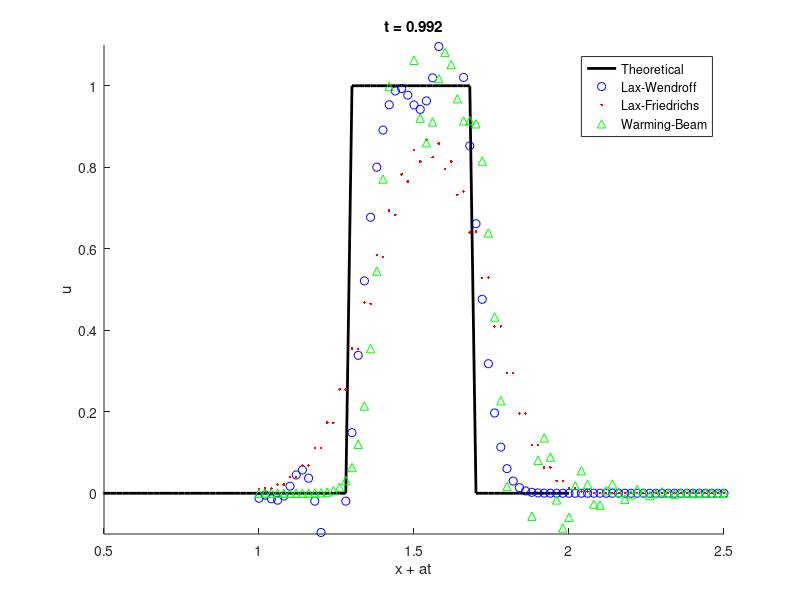

Here is the MATLAB script that generated this plot:
clc;
clear;

% Parameters
num_points = 100;
CFL = 0.8; % Courant number
a = 1;
end_time = 1;

% Define the moving initial condition function
% Modified to ensure periodic wrapping
initial_condition = @(x, t) 0 * (x <= 0.3 +t)+ 1 * (x > 0.3+t & x < 0.7+t) + 0 * (x >= 0.7+t);
x_values = linspace(0, 2, num_points + 1);
h = 1 / num_points;
k = CFL * h / a;

% Initialize variables and plot initial conditions
time = 0;
U = zeros(3, num_points + 1);
U = [initial_condition(x_values, time); initial_condition(x_values, time); initial_condition(x_values, time)];
U_temp = U;


% Plotting section
figure;
%plot(x_values, initial_condition(x_values, end_time), 'k--'); % Initial condition plot
hold on
theoretical_plot = plot(x_values, initial_condition(x_values, end_time), 'k-', 'LineWidth', 2);  % Dynamic theoretical plot
LW_plot = plot(x_values + a * end_time, U(1, :), 'bo');  % Lax-Wendroff plot
LF_plot = plot(x_values + a * end_time, U(2, :), 'r.');  % Lax-Friedrichs plot
WB_plot = plot(x_values + a * end_time, U(3, :), 'g^');  % Warming-Beam plot
hold off
xlim([0.5, 2.5]); % Adjust the x-axis limits accordingly
ylim([-0.1, 1.1]);
legend('Theoretical', 'Lax-Wendroff', 'Lax-Friedrichs', 'Warming-Beam');
title_text = title(sprintf('t = %0.3f', end_time));
xlabel('x + at');
ylabel('u');


% Coefficients for Warming-Beam scheme
lambda = CFL;
lambda1 = lambda - 1;
lambda2 = lambda - 2;

% Time evolution loop
while (time + k) < end_time
    for j = 3:num_points % Avoid indexing errors with Warming-Beam
        % Lax-Wendroff scheme
        U_temp(1, j) = U(1, j) - 0.5 * CFL * (U(1, j + 1) - U(1, j - 1)) + 0.5 * (CFL)^2 * (U(1, j + 1) - 2 * U(1, j) + U(1, j - 1));
        % Lax-Friedrichs scheme
        U_temp(2, j) = 0.5 * (U(2, j - 1) + U(2, j + 1)) - 0.5 * CFL * (U(2, j + 1) - U(2, j - 1));
        % Warming-Beam update
        U_temp(3, j) = (0.5 * lambda * lambda1 * U(3, j - 2)) - (lambda * lambda2 * U(3, j - 1)) + (0.5 * lambda2 * lambda1 * U(3, j));
        %U_temp(3, j) = U(3, j) - 0.5 * CFL * (U(3, j + 1) - U(3, j - 1)) + 0.5 * CFL^2 * (U(3, j - 1) - 2 * U(3, j) + U(3, j + 1));

    end
    
    % Apply periodic boundary conditions
    U_temp(:, 1) = U_temp(:, num_points);
    U_temp(:, 2) = U_temp(:, num_points - 1); % Handling for j=3 case in Warming-Beam
    U_temp(:, num_points + 1) = U_temp(:, 2);

    % Update variables for the next iteration
    U = U_temp;
    time = time + k;
    set(theoretical_plot, 'YData', initial_condition(x_values, time));  
    set(LW_plot, 'YData', U(1, :));
    set(LF_plot, 'YData', U(2, :));
    set(WB_plot, 'YData', U(3, :));
    set(title_text, 'String', sprintf('t = %0.3f', time));

    %initial_condition = @(x, t) 0 * (x <= 0.3 + t*0.5) + 1 * (x > 0.3 + t*0.5 & x < 0.7 + t*0.5) + 0 * (x >= 0.7 + t*0.5);
    x_values = linspace(0, 2, num_points + 1);


end